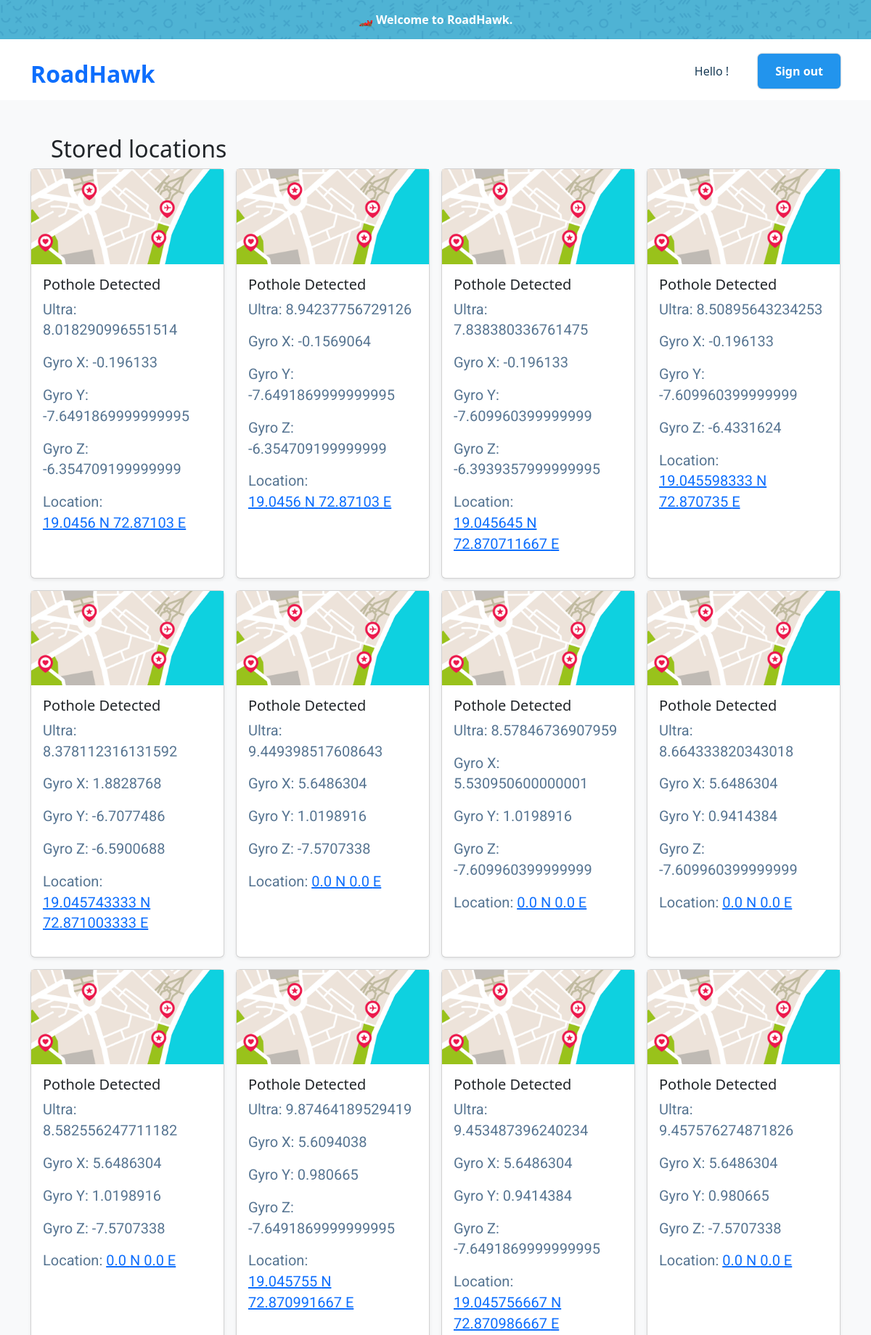
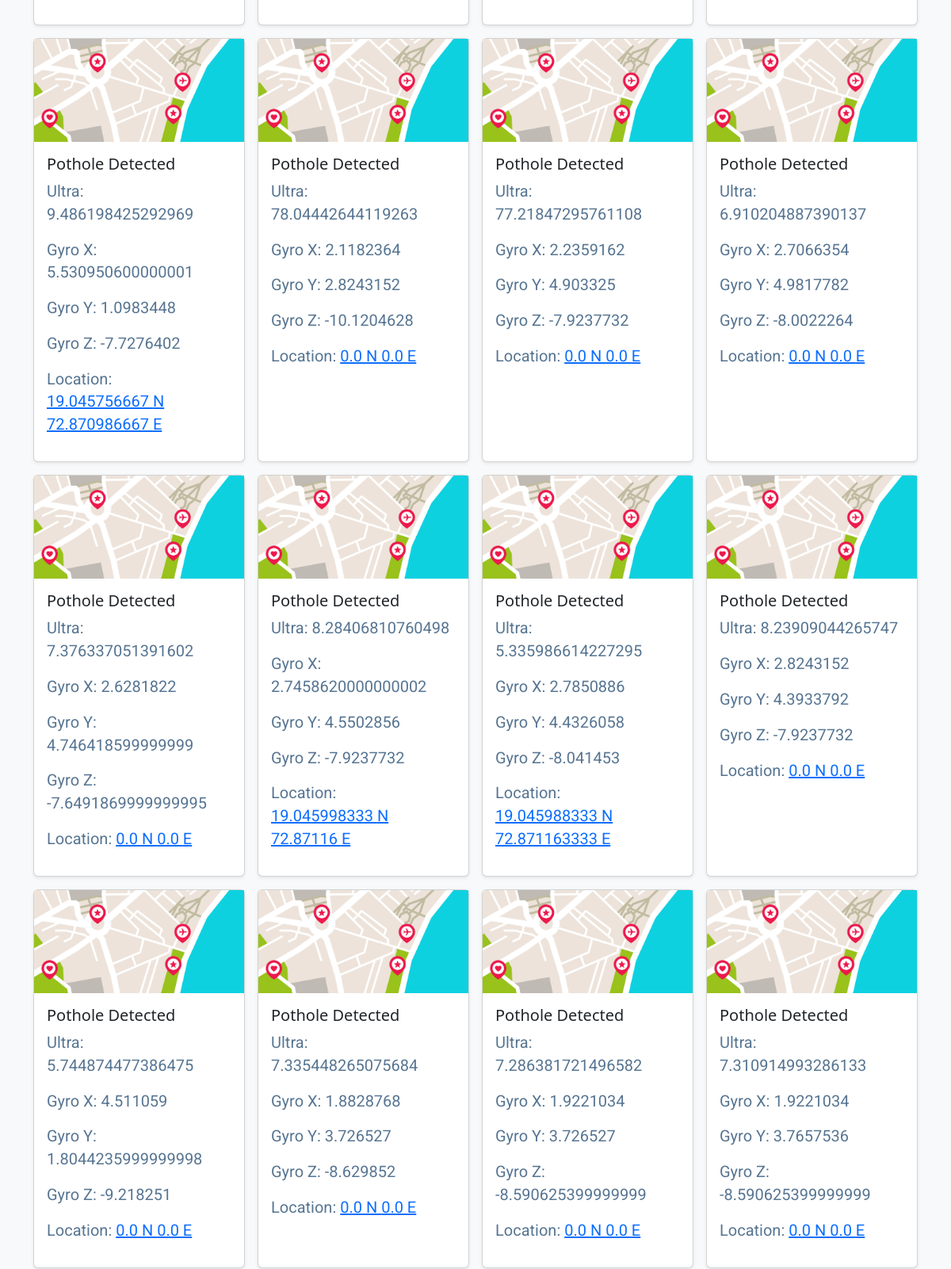
Screenshot of /home (signed in, upper part) with the database file from the repository (2 pictures, top to bottom).
### app1/models.py (models this page shows)
class potData(models.Model):
    ultra = models.FloatField(max_length=15)
    gyro_x = models.FloatField(max_length=15)
    gyro_y = models.FloatField(max_length=15)
    gyro_z = models.FloatField(max_length=15)
    gps_lat = models.FloatField(max_length=15)
    gps_long = models.FloatField(max_length=15)
    def __str__(self):
        return "Pothole detected"

### app1/views.py (the view)
# urls.py: path('home',views.home, name='home'),
@login_required(login_url='signin')
def home(request):
    data = potData.objects.all()
    print(data)
    return render(request, 'home/home.html', {'data': data})

### templates/home/home.html (shortened to what this page needs)
{%extends 'home/base.html' %}
{%block banner%}
    <div class="top-banner">
        <div class="container">
            <div class="small-bold-text banner-text">🏎️ Welcome to RoadHawk. </div>
        </div>
    </div>
{% endblock banner%}
{%block bodycontent%}
    <div class="album py-5 bg-light">
      <h2 style="align-items:center; padding: 0 70px">Stored locations</h2>
        <div class="container">
          <div class="row row-cols-1 row-cols-sm-2 row-cols-md-4 g-3">
            {% for pothole in data %}
<div class="col">
    <div class="card shadow-sm h-100">
        <img src="/static/images/map.png" style="width:100%">
        <div class="card-body">
            <h5 class="card-title">Pothole Detected</h5>
            <p>Ultra: {{ pothole.ultra }}</p>
            <p>Gyro X: {{ pothole.gyro_x }}</p>
            <p>Gyro Y: {{ pothole.gyro_y }}</p>
            <p>Gyro Z: {{ pothole.gyro_z }}</p>
            <p>Location: <a href="https://www.google.com/maps?q={{ pothole.gps_lat }},{{ pothole.gps_long }}" target="_blank">{{ pothole.gps_lat }} N {{ pothole.gps_long }} E</a></p>
        </div>
    </div>
</div>
{% endfor %}
          </div>
        </div>
      </div>
{%endblock bodycontent%}

### templates/home/base.html (shortened to what this page needs)
<!DOCTYPE html>
<html lang="en">
<head>
    <link rel="stylesheet" href="/static/css/style.css">
    <link href="https://cdn.jsdelivr.net/npm/bootstrap@5.3.2/dist/css/bootstrap.min.css" rel="stylesheet">
</head>
{%block banner%}{% endblock banner%}
<body>
    <nav>
        <div class="container main-nav flex">
            <a class="company-logo"  style="text-decoration: none">
                <h2><span class="logo-color">R</span>oad<span class="logo-color">H</span>awk</h2>
            </a>
            <div class="nav-links ">
                <ul class="flex">
                    <li><a href="#" class="hover-link" style="text-decoration: none">Hello {{fname}}! </a></li>
                    <li><a  href="/signout"  style="text-decoration: none" class="hover-link primary-button">Sign out</a></li>
                </ul>
            </div>
        </div>
    </nav>
    {%block bodycontent%}{%endblock bodycontent%}
</body>
</html>

### static/css/style.css (style rules this page uses)
* { margin: 0; padding: 0; box-sizing: border-box; }
:root { --primary-text-color: #183b56; --secondary-text-color: #577592; --accent-color: #2294ed; --accent-color-dark: #1778c3; --padding-inline-section: 20px; }
body { font-family: 'Poppins', sans-serif; color: var(--primary-text-color); }
h2 { font-size: 2 rem; }
p { font-family: 'Roboto',sans-serif; font-size: 1.25rem; color: var(--secondary-text-color); line-height: 1.8rem; }
a { text-decoration: none; display: inline-block; }
ul { list-style: none; }
.small-bold-text { font-size: 1rem; font-weight: 700; }
.container { max-width: 1180px; margin-inline: auto; padding-inline: var(--padding-inline-section); }
.flex { display: flex; align-items: center; }
.hover-link { color: var(--primary-text-color); transition: 0.2s ease-out; }
.primary-button { background-color: var(--accent-color); border-radius: 6px; font-weight: 700; color: white !important; padding: 12px 24px; box-shadow: 0 0 2px var(--secondary-text-color); transition: 0.2s ease-out; }
.top-banner { background-color: #4fb3d4; background-image: url('/static/images/asset\ 32.png'); background-size: 300px; }
.banner-text { color: white; padding: 15px 30px; text-align: center; }
.main-nav { justify-content: space-between; margin-top: 20px; }
.company-logo h2 { width: 400px; font-weight: 600; }
.nav-links { flex-basis: 730px; }
.nav-links ul { justify-content: end; gap: 40px; }

### rows the page displays
potData: ultra "8.018290996551514", gyro_x "-0.196133", gyro_y "-7.6491869999999995", gyro_z "-6.354709199999999", gps_lat "19.0456", gps_long "72.87103"
potData: ultra "8.94237756729126", gyro_x "-0.1569064", gyro_y "-7.6491869999999995", gyro_z "-6.354709199999999", gps_lat "19.0456", gps_long "72.87103"
potData: ultra "7.838380336761475", gyro_x "-0.196133", gyro_y "-7.609960399999999", gyro_z "-6.3939357999999995", gps_lat "19.045645", gps_long "72.870711667"
potData: ultra "8.50895643234253", gyro_x "-0.196133", gyro_y "-7.609960399999999", gyro_z "-6.4331624", gps_lat "19.045598333", gps_long "72.870735"
potData: ultra "8.378112316131592", gyro_x "1.8828768", gyro_y "-6.7077486", gyro_z "-6.5900688", gps_lat "19.045743333", gps_long "72.871003333"
potData: ultra "9.449398517608643", gyro_x "5.6486304", gyro_y "1.0198916", gyro_z "-7.5707338", gps_lat "0.0", gps_long "0.0"
potData: ultra "8.57846736907959", gyro_x "5.530950600000001", gyro_y "1.0198916", gyro_z "-7.609960399999999", gps_lat "0.0", gps_long "0.0"
potData: ultra "8.664333820343018", gyro_x "5.6486304", gyro_y "0.9414384", gyro_z "-7.609960399999999", gps_lat "0.0", gps_long "0.0"
potData: ultra "8.582556247711182", gyro_x "5.6486304", gyro_y "1.0198916", gyro_z "-7.5707338", gps_lat "0.0", gps_long "0.0"
potData: ultra "9.87464189529419", gyro_x "5.6094038", gyro_y "0.980665", gyro_z "-7.6491869999999995", gps_lat "19.045755", gps_long "72.870991667"
potData: ultra "9.453487396240234", gyro_x "5.6486304", gyro_y "0.9414384", gyro_z "-7.6491869999999995", gps_lat "19.045756667", gps_long "72.870986667"
potData: ultra "9.457576274871826", gyro_x "5.6486304", gyro_y "0.980665", gyro_z "-7.5707338", gps_lat "0.0", gps_long "0.0"
potData: ultra "9.486198425292969", gyro_x "5.530950600000001", gyro_y "1.0983448", gyro_z "-7.7276402", gps_lat "19.045756667", gps_long "72.870986667"
potData: ultra "78.04442644119263", gyro_x "2.1182364", gyro_y "2.8243152", gyro_z "-10.1204628", gps_lat "0.0", gps_long "0.0"
potData: ultra "77.21847295761108", gyro_x "2.2359162", gyro_y "4.903325", gyro_z "-7.9237732", gps_lat "0.0", gps_long "0.0"
potData: ultra "6.910204887390137", gyro_x "2.7066354", gyro_y "4.9817782", gyro_z "-8.0022264", gps_lat "0.0", gps_long "0.0"
potData: ultra "7.376337051391602", gyro_x "2.6281822", gyro_y "4.746418599999999", gyro_z "-7.6491869999999995", gps_lat "0.0", gps_long "0.0"
potData: ultra "8.28406810760498", gyro_x "2.7458620000000002", gyro_y "4.5502856", gyro_z "-7.9237732", gps_lat "19.045998333", gps_long "72.87116"
potData: ultra "5.335986614227295", gyro_x "2.7850886", gyro_y "4.4326058", gyro_z "-8.041453", gps_lat "19.045988333", gps_long "72.871163333"
potData: ultra "8.23909044265747", gyro_x "2.8243152", gyro_y "4.3933792", gyro_z "-7.9237732", gps_lat "0.0", gps_long "0.0"
potData: ultra "5.744874477386475", gyro_x "4.511059", gyro_y "1.8044235999999998", gyro_z "-9.218251", gps_lat "0.0", gps_long "0.0"
potData: ultra "7.335448265075684", gyro_x "1.8828768", gyro_y "3.726527", gyro_z "-8.629852", gps_lat "0.0", gps_long "0.0"
potData: ultra "7.286381721496582", gyro_x "1.9221034", gyro_y "3.726527", gyro_z "-8.590625399999999", gps_lat "0.0", gps_long "0.0"
potData: ultra "7.310914993286133", gyro_x "1.9221034", gyro_y "3.7657536", gyro_z "-8.590625399999999", gps_lat "0.0", gps_long "0.0"
